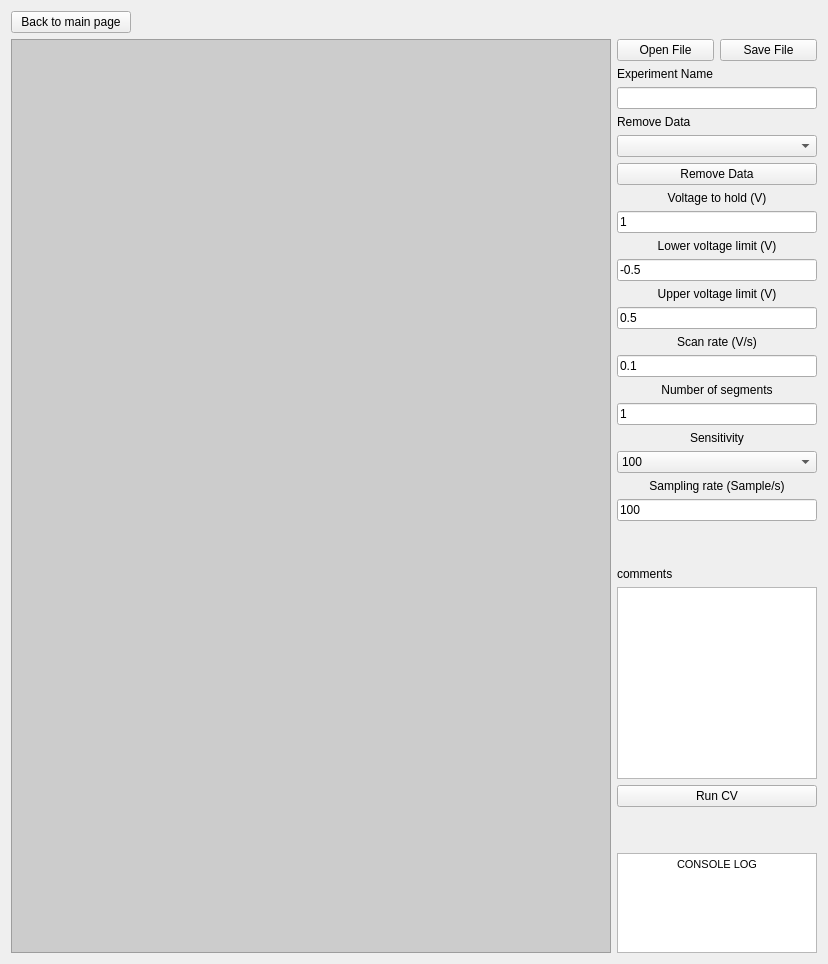
      <widget class="QWidget" name="cv_page">
       <layout class="QVBoxLayout" name="verticalLayout_6">
        <item>
         <widget class="QPushButton" name="cv_to_main_button">
          <property name="sizePolicy">
           <sizepolicy hsizetype="Minimum" vsizetype="Fixed">
            <horstretch>0</horstretch>
            <verstretch>0</verstretch>
           </sizepolicy>
          </property>
          <property name="maximumSize">
           <size>
            <width>120</width>
            <height>16777215</height>
           </size>
          </property>
          <property name="layoutDirection">
           <enum>Qt::LeftToRight</enum>
          </property>
          <property name="styleSheet">
           <string notr="true"/>
          </property>
          <property name="text">
           <string>Back to main page</string>
          </property>
          <property name="icon">
           <iconset theme="SP_ArrowBack"/>
          </property>
         </widget>
        </item>
        <item>
         <layout class="QHBoxLayout" name="cv_horizontal_layout">
          <item>
           <widget class="QGraphicsView" name="cv_plot_widget_container">
            <property name="minimumSize">
             <size>
              <width>600</width>
              <height>300</height>
             </size>
            </property>
            <property name="styleSheet">
             <string notr="true">background-color:#CCCCCC;</string>
            </property>
           </widget>
          </item>
          <item>
           <layout class="QVBoxLayout" name="cv_parameters">
            <property name="spacing">
             <number>6</number>
            </property>
            <item>
             <layout class="QGridLayout" name="cv_file_layout">
              <item row="0" column="0">
               <widget class="QPushButton" name="cv_open_file_button">
                <property name="text">
                 <string>Open File</string>
                </property>
               </widget>
              </item>
              <item row="0" column="1">
               <widget class="QPushButton" name="cv_save_file_button">
                <property name="text">
                 <string>Save File</string>
                </property>
               </widget>
              </item>
             </layout>
            </item>
            <item>
             <widget class="QLabel" name="label_3">
              <property name="text">
               <string>Experiment Name</string>
              </property>
             </widget>
            </item>
            <item>
             <widget class="QLineEdit" name="cv_experiment_name">
              <property name="sizePolicy">
               <sizepolicy hsizetype="Ignored" vsizetype="Fixed">
                <horstretch>0</horstretch>
                <verstretch>0</verstretch>
               </sizepolicy>
              </property>
             </widget>
            </item>
            <item>
             <widget class="QLabel" name="label_2">
              <property name="text">
               <string>Remove Data</string>
              </property>
             </widget>
            </item>
            <item>
             <widget class="QComboBox" name="cv_remove_data_combo_box"/>
            </item>
            <item>
             <widget class="QPushButton" name="cv_remove_data_button">
              <property name="text">
               <string>Remove Data</string>
              </property>
             </widget>
            </item>
            <item>
             <widget class="QLabel" name="cv_voltage_to_hold_label">
              <property name="sizePolicy">
               <sizepolicy hsizetype="Ignored" vsizetype="Fixed">
                <horstretch>0</horstretch>
                <verstretch>0</verstretch>
               </sizepolicy>
              </property>
              <property name="text">
               <string>&lt;html&gt;&lt;head/&gt;&lt;body&gt;&lt;p align=&quot;center&quot;&gt;Voltage to hold (V)&lt;/p&gt;&lt;/body&gt;&lt;/html&gt;</string>
              </property>
             </widget>
            </item>
            <item>
             <widget class="QLineEdit" name="cv_voltage_to_hold">
              <property name="sizePolicy">
               <sizepolicy hsizetype="Ignored" vsizetype="Fixed">
                <horstretch>0</horstretch>
                <verstretch>0</verstretch>
               </sizepolicy>
              </property>
              <property name="text">
               <string>1</string>
              </property>
             </widget>
            </item>
            <item>
             <widget class="QLabel" name="cv_lower_voltage_label">
              <property name="text">
               <string>&lt;html&gt;&lt;head/&gt;&lt;body&gt;&lt;p align=&quot;center&quot;&gt;Lower voltage limit (V)&lt;/p&gt;&lt;/body&gt;&lt;/html&gt;</string>
              </property>
             </widget>
            </item>
            <item>
             <widget class="QLineEdit" name="cv_lower_voltage_limit">
              <property name="sizePolicy">
               <sizepolicy hsizetype="Ignored" vsizetype="Fixed">
                <horstretch>0</horstretch>
                <verstretch>0</verstretch>
               </sizepolicy>
              </property>
              <property name="text">
               <string>-0.5</string>
              </property>
             </widget>
            </item>
            <item>
             <widget class="QLabel" name="cv_upper_voltage_label">
              <property name="text">
               <string>&lt;html&gt;&lt;head/&gt;&lt;body&gt;&lt;p align=&quot;center&quot;&gt;Upper voltage limit (V)&lt;/p&gt;&lt;/body&gt;&lt;/html&gt;</string>
              </property>
             </widget>
            </item>
            <item>
             <widget class="QLineEdit" name="cv_upper_voltage_limit">
              <property name="sizePolicy">
               <sizepolicy hsizetype="Ignored" vsizetype="Fixed">
                <horstretch>0</horstretch>
                <verstretch>0</verstretch>
               </sizepolicy>
              </property>
              <property name="text">
               <string>0.5</string>
              </property>
             </widget>
            </item>
            <item>
             <widget class="QLabel" name="cv_scan_rate_label">
              <property name="text">
               <string>&lt;html&gt;&lt;head/&gt;&lt;body&gt;&lt;p align=&quot;center&quot;&gt;Scan rate (V/s)&lt;/p&gt;&lt;/body&gt;&lt;/html&gt;</string>
              </property>
             </widget>
            </item>
            <item>
             <widget class="QLineEdit" name="cv_scan_rate">
              <property name="sizePolicy">
               <sizepolicy hsizetype="Ignored" vsizetype="Fixed">
                <horstretch>0</horstretch>
                <verstretch>0</verstretch>
               </sizepolicy>
              </property>
              <property name="text">
               <string>0.1</string>
              </property>
             </widget>
            </item>
            <item>
             <widget class="QLabel" name="cv_segments_label">
              <property name="text">
               <string>&lt;html&gt;&lt;head/&gt;&lt;body&gt;&lt;p align=&quot;center&quot;&gt;Number of segments&lt;/p&gt;&lt;/body&gt;&lt;/html&gt;</string>
              </property>
             </widget>
            </item>
            <item>
             <widget class="QLineEdit" name="cv_number_of_segments">
              <property name="sizePolicy">
               <sizepolicy hsizetype="Ignored" vsizetype="Fixed">
                <horstretch>0</horstretch>
                <verstretch>0</verstretch>
               </sizepolicy>
              </property>
              <property name="text">
               <string>1</string>
              </property>
             </widget>
            </item>
            <item>
             <widget class="QLabel" name="cv_sensitivity_label">
              <property name="text">
               <string>&lt;html&gt;&lt;head/&gt;&lt;body&gt;&lt;p align=&quot;center&quot;&gt;Sensitivity&lt;/p&gt;&lt;/body&gt;&lt;/html&gt;</string>
              </property>
             </widget>
            </item>
            <item>
             <widget class="QComboBox" name="cv_sensitivity_combo_box">
              <item>
               <property name="text">
                <string>100</string>
               </property>
              </item>
              <item>
               <property name="text">
                <string>1000</string>
               </property>
              </item>
              <item>
               <property name="text">
                <string>10000</string>
               </property>
              </item>
              <item>
               <property name="text">
                <string>20000</string>
               </property>
              </item>
              <item>
               <property name="text">
                <string>50000</string>
               </property>
              </item>
              <item>
               <property name="text">
                <string>100000</string>
               </property>
              </item>
              <item>
               <property name="text">
                <string>200000</string>
               </property>
              </item>
              <item>
               <property name="text">
                <string>1000000</string>
               </property>
              </item>
             </widget>
            </item>
            <item>
             <widget class="QLabel" name="cv_sampling_rate_label">
              <property name="text">
               <string>&lt;html&gt;&lt;head/&gt;&lt;body&gt;&lt;p align=&quot;center&quot;&gt;Sampling rate (Sample/s)&lt;/p&gt;&lt;/body&gt;&lt;/html&gt;</string>
              </property>
             </widget>
            </item>
            <item>
             <widget class="QLineEdit" name="cv_sampling_rate">
              <property name="sizePolicy">
               <sizepolicy hsizetype="Ignored" vsizetype="Fixed">
                <horstretch>0</horstretch>
                <verstretch>0</verstretch>
               </sizepolicy>
              </property>
              <property name="text">
               <string>100</string>
              </property>
             </widget>
            </item>
            <item>
             <spacer name="cv_lower_spacer">
              <property name="orientation">
               <enum>Qt::Vertical</enum>
              </property>
              <property name="sizeType">
               <enum>QSizePolicy::Expanding</enum>
              </property>
              <property name="sizeHint" stdset="0">
               <size>
                <width>20</width>
                <height>40</height>
               </size>
              </property>
             </spacer>
            </item>
            <item>
             <widget class="QLabel" name="label_4">
              <property name="text">
               <string>comments</string>
              </property>
             </widget>
            </item>
            <item>
             <widget class="QTextEdit" name="cv_comments_textEdit">
              <property name="sizePolicy">
               <sizepolicy hsizetype="Ignored" vsizetype="Expanding">
                <horstretch>0</horstretch>
                <verstretch>0</verstretch>
               </sizepolicy>
              </property>
             </widget>
            </item>
            <item>
             <widget class="QPushButton" name="run_cv_button">
              <property name="sizePolicy">
               <sizepolicy hsizetype="Minimum" vsizetype="Fixed">
                <horstretch>0</horstretch>
                <verstretch>0</verstretch>
               </sizepolicy>
              </property>
              <property name="minimumSize">
               <size>
                <width>0</width>
                <height>0</height>
               </size>
              </property>
              <property name="text">
               <string>Run CV</string>
              </property>
             </widget>
            </item>
            <item>
             <spacer name="verticalSpacer_3">
              <property name="orientation">
               <enum>Qt::Vertical</enum>
              </property>
              <property name="sizeHint" stdset="0">
               <size>
                <width>20</width>
                <height>40</height>
               </size>
              </property>
             </spacer>
            </item>
            <item>
             <widget class="QTextEdit" name="cv_console_log">
              <property name="sizePolicy">
               <sizepolicy hsizetype="Minimum" vsizetype="Minimum">
                <horstretch>0</horstretch>
                <verstretch>0</verstretch>
               </sizepolicy>
              </property>
              <property name="maximumSize">
               <size>
                <width>200</width>
                <height>100</height>
               </size>
              </property>
              <property name="readOnly">
               <bool>true</bool>
              </property>
              <property name="html">
               <string>&lt;!DOCTYPE HTML PUBLIC &quot;-//W3C//DTD HTML 4.0//EN&quot; &quot;http://www.w3.org/TR/REC-html40/strict.dtd&quot;&gt;
&lt;html&gt;&lt;head&gt;&lt;meta name=&quot;qrichtext&quot; content=&quot;1&quot; /&gt;&lt;meta charset=&quot;utf-8&quot; /&gt;&lt;style type=&quot;text/css&quot;&gt;
p, li { white-space: pre-wrap; }
hr { height: 1px; border-width: 0; }
li.unchecked::marker { content: &quot;\2610&quot;; }
li.checked::marker { content: &quot;\2612&quot;; }
&lt;/style&gt;&lt;/head&gt;&lt;body style=&quot; font-family:'Segoe UI'; font-size:9pt; font-weight:400; font-style:normal;&quot;&gt;
&lt;p align=&quot;center&quot; style=&quot; margin-top:0px; margin-bottom:0px; margin-left:0px; margin-right:0px; -qt-block-indent:0; text-indent:0px;&quot;&gt;&lt;span style=&quot; font-family:'MS Shell Dlg 2'; font-size:8.25pt;&quot;&gt;CONSOLE LOG&lt;/span&gt;&lt;/p&gt;&lt;/body&gt;&lt;/html&gt;</string>
              </property>
             </widget>
            </item>
           </layout>
          </item>
         </layout>
        </item>
       </layout>
      </widget>
